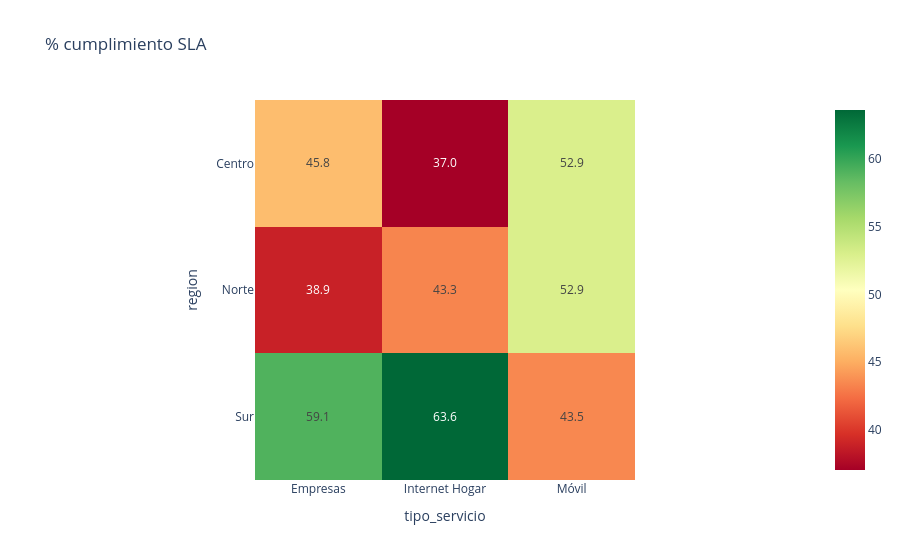

Here is the notebook cell this chart was saved with:
### Code cell
pv = res.pivot(index='region', columns='tipo_servicio', values='pct_sla_cumple')
px.imshow(pv, text_auto='.1f', color_continuous_scale='RdYlGn', title='% cumplimiento SLA')

### Figure 1 — Plotly figure (JSON) as saved in the notebook; plotly's stock layout.template omitted (floating-point values rounded to 4 significant figures)
{"data": [{"coloraxis": "coloraxis", "hovertemplate": "tipo_servicio: %{x}<br>region: %{y}<br>color: %{z}<extra></extra>", "name": "0", "texttemplate": "%{z:.1f}", "type": "heatmap", "x": ["Empresas", "Internet Hogar", "Móvil"], "xaxis": "x", "y": ["Centro", "Norte", "Sur"], "yaxis": "y", "z": [[45.83, 37.04, 52.94], [38.89, 43.33, 52.94], [59.09, 63.64, 43.48]]}], "layout": {"coloraxis": {"autocolorscale": false, "colorscale": [[0.0, "rgb(165,0,38)"], [0.1, "rgb(215,48,39)"], [0.2, "rgb(244,109,67)"], [0.3, "rgb(253,174,97)"], [0.4, "rgb(254,224,139)"], [0.5, "rgb(255,255,191)"], [0.6, "rgb(217,239,139)"], [0.7, "rgb(166,217,106)"], [0.8, "rgb(102,189,99)"], [0.9, "rgb(26,152,80)"], [1.0, "rgb(0,104,55)"]]}, "title": {"text": "% cumplimiento SLA"}, "xaxis": {"anchor": "y", "constrain": "domain", "domain": [0.0, 1.0], "scaleanchor": "y", "title": {"text": "tipo_servicio"}}, "yaxis": {"anchor": "x", "autorange": "reversed", "constrain": "domain", "domain": [0.0, 1.0], "title": {"text": "region"}}}}
